Frame 1 (no input): blank canvas, image omitted
Frame 60 (the mouse pressed at the canvas centre just before this capture): blank canvas, image omitted
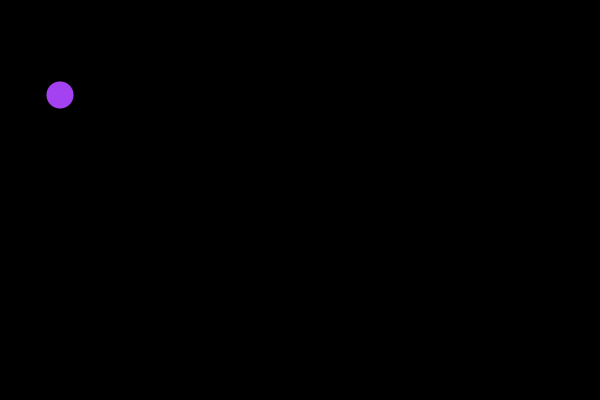
Frame 120 (the mouse held since frame 60 and released just before this capture)

The Processing sketch whose frames 1 and 60 were blank and that drew this single picture after the mouse press (run headless with seeded random() and noise(); from frame 60 on, the mouse is pressed at the canvas centre):

// Processing sketch: Ex_increase_circle
// ── Ex_increase_circle.pde
class Circle{
  float x,y,s;
  color iro;
  boolean stat;
  Circle(float x,float y,float s,color iro){
    this.x = x;
    this.y = y;
    this.s = s;
    this.iro = iro;
    this.stat = false;
  }
}
int count = 50;
Circle[] ens = new Circle[count];
void setup() {
    size(600, 400);
}
void draw() {
  background(0);
  for (int i=0; i<count; i++) {
    if (ens[i] != null && ens[i].stat == true) {
      ens[i].x += 1;
      noStroke();
      fill(ens[i].iro);
      ellipse(ens[i].x,ens[i].y,ens[i].s,ens[i].s);
    }
  }
}
void mousePressed() {
  for (int i=0; i<count; i++) {
    if (ens[i] == null) {
      color iro = color(random(255),random(255),random(255));
      ens[i] = new Circle(0,random(height),random(10,30),iro);
      ens[i].stat = true;
      break;
    }
  }
}
